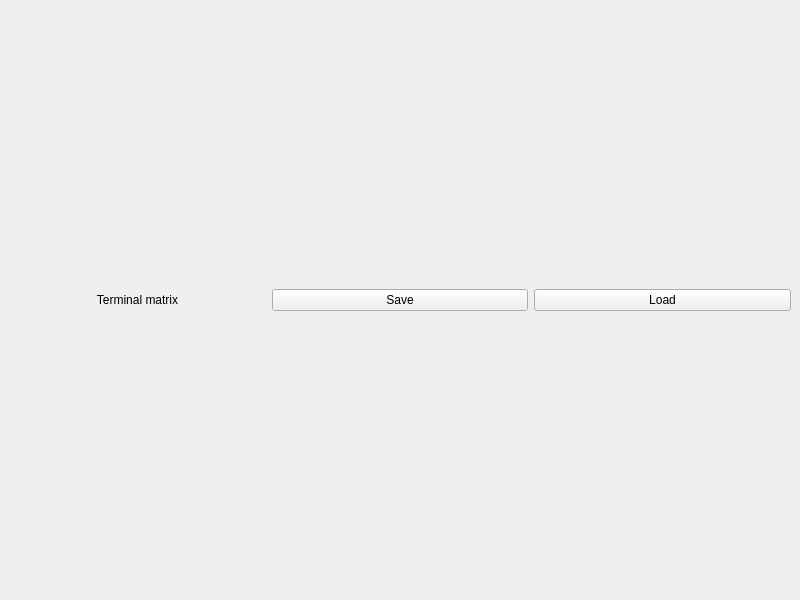
<?xml version="1.0" encoding="UTF-8"?>
<ui version="4.0">
 <class>MainWindow</class>
 <widget class="QMainWindow" name="MainWindow">
  <property name="geometry">
   <rect>
    <x>0</x>
    <y>0</y>
    <width>800</width>
    <height>600</height>
   </rect>
  </property>
  <property name="windowTitle">
   <string>MainWindow</string>
  </property>
  <widget class="QWidget" name="centralwidget">
   <layout class="QGridLayout" name="gridLayout_2">
    <item row="0" column="1">
     <widget class="QPushButton" name="btnSaveConfig">
      <property name="focusPolicy">
       <enum>Qt::ClickFocus</enum>
      </property>
      <property name="text">
       <string>Save</string>
      </property>
     </widget>
    </item>
    <item row="0" column="0">
     <widget class="QLabel" name="labelTitle">
      <property name="minimumSize">
       <size>
        <width>0</width>
        <height>40</height>
       </size>
      </property>
      <property name="maximumSize">
       <size>
        <width>16777215</width>
        <height>40</height>
       </size>
      </property>
      <property name="text">
       <string>Terminal matrix</string>
      </property>
      <property name="alignment">
       <set>Qt::AlignCenter</set>
      </property>
     </widget>
    </item>
    <item row="0" column="2">
     <widget class="QPushButton" name="btnLoadConfig">
      <property name="focusPolicy">
       <enum>Qt::ClickFocus</enum>
      </property>
      <property name="text">
       <string>Load</string>
      </property>
     </widget>
    </item>
    <item row="2" column="0" colspan="3">
     <layout class="QGridLayout" name="gridLayout"/>
    </item>
   </layout>
  </widget>
 </widget>
 <resources/>
 <connections/>
</ui>
